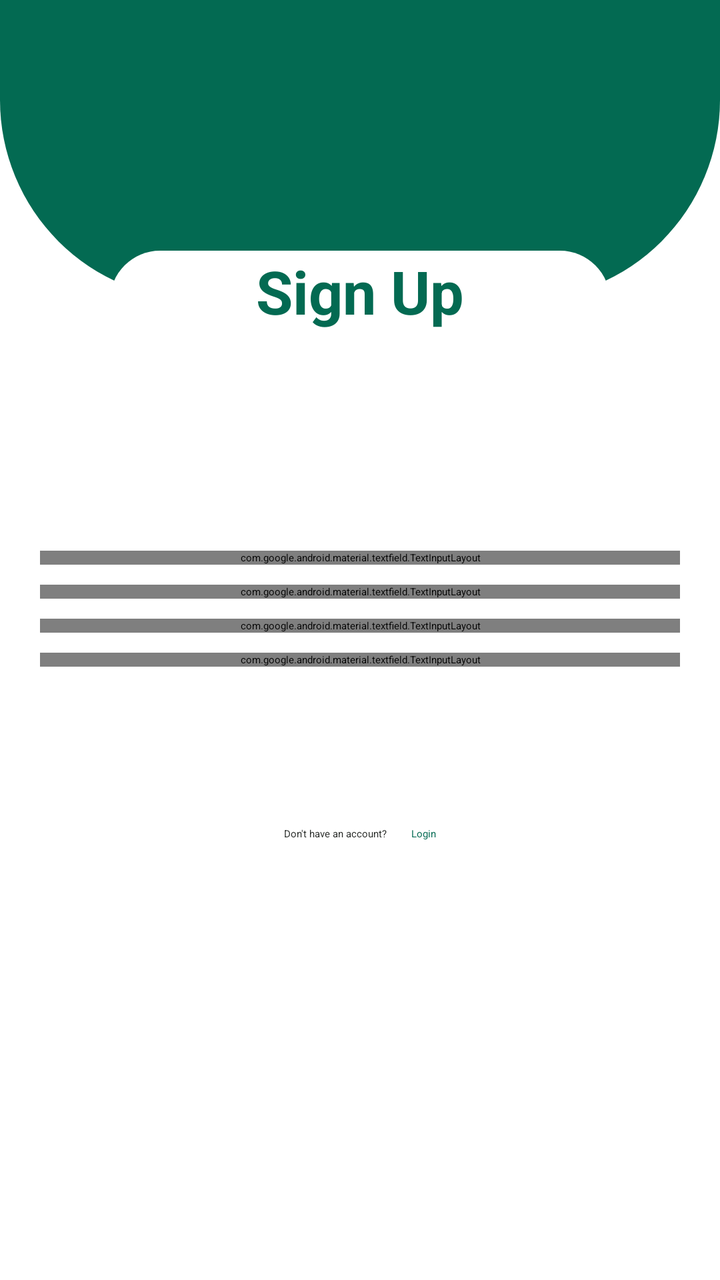
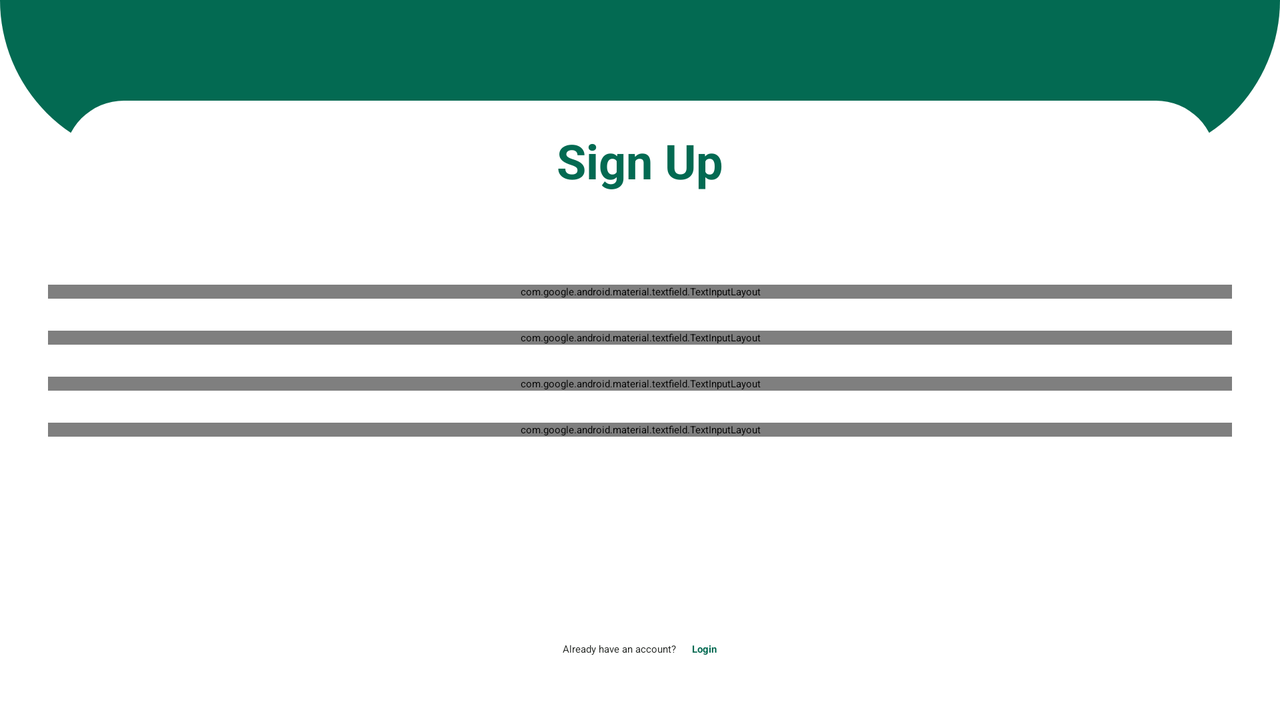

The same Android screen from two of the app's own layout files: first res/layout/ as a phone draws it, then the repository's variant for another configuration, drawn on a device whose configuration selects that folder. Both files follow.
<!-- AndroidManifest.xml: activity theme Theme.FirebaseApp -->
<!-- res/layout/activity_sign_up.xml -->
<?xml version="1.0" encoding="utf-8"?>
<ScrollView xmlns:android="http://schemas.android.com/apk/res/android"
    xmlns:app="http://schemas.android.com/apk/res-auto"
    xmlns:tools="http://schemas.android.com/tools"
    android:layout_width="match_parent"
    android:layout_height="match_parent"
    android:background="@color/white"
    tools:context=".SignUpActivity">

    <androidx.constraintlayout.widget.ConstraintLayout
        android:layout_width="match_parent"
        android:layout_height="wrap_content">

        <View
            android:id="@+id/view"
            android:layout_width="match_parent"
            android:layout_height="150dp"
            android:background="@drawable/background_draw"
            app:layout_constraintEnd_toEndOf="parent"
            app:layout_constraintHorizontal_bias="0.0"
            app:layout_constraintStart_toStartOf="parent"
            app:layout_constraintTop_toTopOf="parent" />

        <TextView
            android:id="@+id/signupTv"
            android:layout_width="250dp"
            android:layout_height="50dp"
            android:layout_marginTop="-25dp"
            android:background="@drawable/button_background"
            android:text="@string/signup"
            android:textAlignment="center"
            android:textColor="@color/backgroundColor"
            android:textSize="30sp"
            android:textStyle="bold"
            app:layout_constraintEnd_toEndOf="parent"
            app:layout_constraintStart_toStartOf="parent"
            app:layout_constraintTop_toBottomOf="@+id/view" />

        <LinearLayout
            android:layout_width="match_parent"
            android:layout_height="wrap_content"
            android:layout_marginTop="100dp"
            android:orientation="vertical"
            app:layout_constraintEnd_toEndOf="parent"
            app:layout_constraintStart_toStartOf="parent"
            app:layout_constraintTop_toBottomOf="@+id/signupTv">

            <TextView
                android:id="@+id/successErrorTv"
                android:layout_width="match_parent"
                android:layout_height="50dp"
                android:text=""
                android:layout_marginStart="20dp"
                android:layout_marginEnd="20dp"
                android:layout_marginBottom="10dp"
                android:gravity="center"
                android:textColor="@color/black"
                android:textSize="20sp"
                android:textStyle="italic"
                android:visibility="gone" />

            <com.google.android.material.textfield.TextInputLayout
                style="@style/OutlinedRoundedButton"
                android:layout_width="match_parent"
                android:layout_height="wrap_content"
                android:layout_gravity="center"
                android:hint="@string/username"
                android:layout_marginEnd="20dp"
                android:layout_marginStart="20dp"
                android:textAlignment="center"
                app:hintTextColor="@color/gray"
                app:startIconDrawable="@drawable/baseline_person_24">

                <com.google.android.material.textfield.TextInputEditText
                    android:id="@+id/username"
                    android:layout_width="match_parent"
                    android:layout_height="match_parent"
                    android:inputType="textEmailAddress"
                    android:textColor="@color/black"
                    android:textSize="20sp"
                    android:minHeight="60dp"/>

            </com.google.android.material.textfield.TextInputLayout>

            <com.google.android.material.textfield.TextInputLayout
                style="@style/OutlinedRoundedButton"
                android:layout_width="match_parent"
                android:layout_height="wrap_content"
                android:layout_gravity="center"
                android:layout_marginTop="10dp"
                android:hint="@string/email_address"
                android:layout_marginEnd="20dp"
                android:layout_marginStart="20dp"
                app:hintTextColor="@color/gray"
                app:startIconDrawable="@drawable/baseline_email_24">

                <com.google.android.material.textfield.TextInputEditText
                    android:id="@+id/email"
                    android:layout_width="match_parent"
                    android:layout_height="match_parent"
                    android:inputType="textEmailAddress"
                    android:textColor="@color/black"
                    android:textSize="20sp"
                    android:minHeight="60dp"/>

            </com.google.android.material.textfield.TextInputLayout>

            <com.google.android.material.textfield.TextInputLayout
                style="@style/OutlinedRoundedButton"
                android:layout_width="match_parent"
                android:layout_height="wrap_content"
                android:layout_gravity="center"
                android:layout_marginTop="10dp"
                android:hint="@string/password"
                android:layout_marginEnd="20dp"
                android:layout_marginStart="20dp"
                app:endIconMode="password_toggle"
                app:hintTextColor="@color/gray"
                app:startIconDrawable="@drawable/baseline_lock_24">

                <com.google.android.material.textfield.TextInputEditText
                    android:id="@+id/password"
                    android:layout_width="match_parent"
                    android:layout_height="match_parent"
                    android:inputType="textPassword"
                    android:textColor="@color/black"
                    android:textSize="20sp"
                    android:minHeight="60dp"/>

            </com.google.android.material.textfield.TextInputLayout>

            <com.google.android.material.textfield.TextInputLayout
                style="@style/OutlinedRoundedButton"
                android:layout_width="match_parent"
                android:layout_height="wrap_content"
                android:layout_gravity="center"
                android:layout_marginTop="10dp"
                android:hint="@string/confirm_password"
                android:layout_marginEnd="20dp"
                android:layout_marginStart="20dp"
                app:endIconMode="password_toggle"
                app:hintTextColor="@color/gray"
                app:startIconDrawable="@drawable/baseline_lock_24">

                <com.google.android.material.textfield.TextInputEditText
                    android:id="@+id/confirm_password"
                    android:layout_width="match_parent"
                    android:layout_height="match_parent"
                    android:inputType="textPassword"
                    android:textColor="@color/black"
                    android:textSize="20sp"
                    android:minHeight="60dp"/>

            </com.google.android.material.textfield.TextInputLayout>

            <Button
                android:id="@+id/signupBtn"
                android:layout_width="match_parent"
                android:layout_height="60dp"
                android:layout_gravity="center"
                android:layout_marginTop="10dp"
                android:layout_marginEnd="20dp"
                android:layout_marginStart="20dp"
                android:backgroundTint="@color/backgroundColor"
                android:text="@string/signup"
                android:textColor="@color/white"
                android:textStyle="bold" />

            <LinearLayout
                android:layout_width="match_parent"
                android:layout_height="wrap_content"
                android:layout_marginTop="10dp"
                android:gravity="center"
                android:orientation="horizontal">

                <TextView
                    android:layout_width="wrap_content"
                    android:layout_height="wrap_content"
                    android:text="@string/don_t_have_an_account"
                    android:textColor="@color/gray" />

                <TextView
                    android:id="@+id/navToLogin"
                    android:layout_width="wrap_content"
                    android:layout_height="wrap_content"
                    android:layout_marginStart="12dp"
                    android:text="@string/login"
                    android:textColor="@color/backgroundColor" />


            </LinearLayout>

        </LinearLayout>

    </androidx.constraintlayout.widget.ConstraintLayout>

</ScrollView>
<!-- resources referenced by this layout -->
<resources>
  <color name="backgroundColor">#036A52</color>
  <color name="black">#FF000000</color>
  <color name="gray">#252825</color>
  <color name="white">#FFFFFFFF</color>
  <!-- drawable background_draw (drawable) -->
  <?xml version="1.0" encoding="utf-8"?>
  <shape xmlns:android="http://schemas.android.com/apk/res/android">
      <solid android:color="@color/backgroundColor"/>
      <corners android:bottomLeftRadius="100dp"
              android:bottomRightRadius="100dp"/>
  
  </shape>
  <!-- drawable button_background (drawable) -->
  <?xml version="1.0" encoding="utf-8"?>
  <shape xmlns:android="http://schemas.android.com/apk/res/android"
      android:shape="rectangle">
  
      <size android:height="200dp"
          android:width="200dp"/>
      <solid android:color="@color/white"/>
      <corners android:radius="100dp"/>
  
  </shape>
  <string name="confirm_password">Confirm Password</string>
  <string name="don_t_have_an_account">Don\'t have an account?</string>
  <string name="email_address">Email Address</string>
  <string name="login">Login</string>
  <string name="password">Password</string>
  <string name="signup">Sign Up</string>
  <string name="username">Username</string>
  <style name="OutlinedRoundedButton" parent="Widget.MaterialComponents.TextInputLayout.OutlinedBox">
          <item name="boxBackgroundMode">outline</item>
          <item name="boxStrokeColor">@color/backgroundColor</item>
          <item name="android:textColorHint">@color/gray</item>
          <item name="boxStrokeWidth">2dp</item>
          <item name="boxCornerRadiusBottomStart">30dp</item>
          <item name="boxCornerRadiusBottomEnd">30dp</item>
          <item name="boxCornerRadiusTopEnd">30dp</item>
          <item name="boxCornerRadiusTopStart">30dp</item>
          <item name="startIconTint">@color/gray</item>
      </style>
  <!-- from res/values-v23/ -->
  <style name="Theme.FirebaseApp" parent="Base.Theme.FirebaseApp">
          
          <item name="android:navigationBarColor">@android:color/transparent</item>
          <item name="android:statusBarColor">@android:color/transparent</item>
          <item name="android:windowLightStatusBar">?attr/isLightTheme</item>
      </style>
</resources>
<!-- res/layout-land/activity_sign_up.xml (the repository's variant of the layout above) -->
<!-- drawn on the phone turned sideways -->
<?xml version="1.0" encoding="utf-8"?>
<androidx.constraintlayout.widget.ConstraintLayout
    xmlns:android="http://schemas.android.com/apk/res/android"
    xmlns:app="http://schemas.android.com/apk/res-auto"
    xmlns:tools="http://schemas.android.com/tools"
    android:layout_width="match_parent"
    android:layout_height="match_parent"
    android:background="@color/white"
    tools:context=".SignUpActivity">

    
    <View
        android:id="@+id/topDecorView"
        android:layout_width="0dp"
        android:layout_height="80dp"
        android:background="@drawable/background_draw"
        app:layout_constraintEnd_toEndOf="parent"
        app:layout_constraintStart_toStartOf="parent"
        app:layout_constraintTop_toTopOf="parent" />

    
    <TextView
        android:id="@+id/signupTv"
        android:layout_width="0dp"
        android:layout_height="60dp"
        android:layout_marginHorizontal="32dp"
        android:layout_marginTop="-30dp"
        android:background="@drawable/button_background"
        android:gravity="center"
        android:text="@string/signup"
        android:textColor="@color/backgroundColor"
        android:textSize="24sp"
        android:textStyle="bold"
        app:layout_constraintEnd_toEndOf="parent"
        app:layout_constraintStart_toStartOf="parent"
        app:layout_constraintTop_toBottomOf="@id/topDecorView" />

    
    <TextView
        android:id="@+id/statusMessage"
        android:layout_width="0dp"
        android:layout_height="wrap_content"
        android:layout_marginHorizontal="24dp"
        android:layout_marginTop="16dp"
        android:gravity="center"
        android:textSize="16sp"
        android:visibility="gone"
        app:layout_constraintEnd_toEndOf="parent"
        app:layout_constraintStart_toStartOf="parent"
        app:layout_constraintTop_toBottomOf="@id/signupTv" />

    
    <ScrollView
        android:id="@+id/formScrollView"
        android:layout_width="0dp"
        android:layout_height="0dp"
        android:layout_marginTop="16dp"
        android:fillViewport="true"
        app:layout_constraintBottom_toTopOf="@id/bottomNavLayout"
        app:layout_constraintEnd_toEndOf="parent"
        app:layout_constraintStart_toStartOf="parent"
        app:layout_constraintTop_toBottomOf="@id/statusMessage">

        <LinearLayout
            android:layout_width="match_parent"
            android:layout_height="wrap_content"
            android:orientation="vertical"
            android:padding="8dp">

            
            <com.google.android.material.textfield.TextInputLayout
                style="@style/OutlinedRoundedButton"
                android:layout_width="match_parent"
                android:layout_height="wrap_content"
                android:layout_marginHorizontal="16dp"
                android:layout_marginVertical="8dp"
                android:hint="@string/username"
                app:startIconDrawable="@drawable/baseline_person_24"
                app:hintTextColor="@color/gray">

                <com.google.android.material.textfield.TextInputEditText
                    android:id="@+id/usernameEt"
                    android:layout_width="match_parent"
                    android:layout_height="60dp"
                    android:inputType="textCapWords"
                    android:textColor="@color/black"
                    android:textSize="18sp" />
            </com.google.android.material.textfield.TextInputLayout>

            
            <com.google.android.material.textfield.TextInputLayout
                style="@style/OutlinedRoundedButton"
                android:layout_width="match_parent"
                android:layout_height="wrap_content"
                android:layout_marginHorizontal="16dp"
                android:layout_marginVertical="8dp"
                android:hint="@string/email_address"
                app:startIconDrawable="@drawable/baseline_email_24"
                app:hintTextColor="@color/gray">

                <com.google.android.material.textfield.TextInputEditText
                    android:id="@+id/emailEt"
                    android:layout_width="match_parent"
                    android:layout_height="60dp"
                    android:inputType="textEmailAddress"
                    android:textColor="@color/black"
                    android:textSize="18sp" />
            </com.google.android.material.textfield.TextInputLayout>

            
            <com.google.android.material.textfield.TextInputLayout
                style="@style/OutlinedRoundedButton"
                android:layout_width="match_parent"
                android:layout_height="wrap_content"
                android:layout_marginHorizontal="16dp"
                android:layout_marginVertical="8dp"
                android:hint="@string/password"
                app:endIconMode="password_toggle"
                app:startIconDrawable="@drawable/baseline_lock_24"
                app:hintTextColor="@color/gray">

                <com.google.android.material.textfield.TextInputEditText
                    android:id="@+id/passwordEt"
                    android:layout_width="match_parent"
                    android:layout_height="60dp"
                    android:inputType="textPassword"
                    android:textColor="@color/black"
                    android:textSize="18sp" />
            </com.google.android.material.textfield.TextInputLayout>

            
            <com.google.android.material.textfield.TextInputLayout
                style="@style/OutlinedRoundedButton"
                android:layout_width="match_parent"
                android:layout_height="wrap_content"
                android:layout_marginHorizontal="16dp"
                android:layout_marginVertical="8dp"
                android:hint="@string/confirm_password"
                app:endIconMode="password_toggle"
                app:startIconDrawable="@drawable/baseline_lock_24"
                app:hintTextColor="@color/gray">

                <com.google.android.material.textfield.TextInputEditText
                    android:id="@+id/confirmPasswordEt"
                    android:layout_width="match_parent"
                    android:layout_height="60dp"
                    android:inputType="textPassword"
                    android:textColor="@color/black"
                    android:textSize="18sp" />
            </com.google.android.material.textfield.TextInputLayout>

            
            <Button
                android:id="@+id/signupBtn"
                android:layout_width="match_parent"
                android:layout_height="60dp"
                android:layout_marginHorizontal="16dp"
                android:layout_marginTop="24dp"
                android:backgroundTint="@color/backgroundColor"
                android:text="@string/signup"
                android:textColor="@color/white"
                android:textSize="18sp"
                android:textStyle="bold" />
        </LinearLayout>
    </ScrollView>

    
    <LinearLayout
        android:id="@+id/bottomNavLayout"
        android:layout_width="match_parent"
        android:layout_height="wrap_content"
        android:layout_marginBottom="32dp"
        android:gravity="center"
        android:orientation="horizontal"
        app:layout_constraintBottom_toBottomOf="parent"
        app:layout_constraintEnd_toEndOf="parent"
        app:layout_constraintStart_toStartOf="parent">

        <TextView
            android:layout_width="wrap_content"
            android:layout_height="wrap_content"
            android:text="@string/already_have_an_account"
            android:textColor="@color/gray" />

        <TextView
            android:id="@+id/loginNavTv"
            android:layout_width="wrap_content"
            android:layout_height="wrap_content"
            android:layout_marginStart="8dp"
            android:text="@string/login"
            android:textColor="@color/backgroundColor"
            android:textStyle="bold" />
    </LinearLayout>

    
    <View
        android:id="@+id/loadingOverlay"
        android:layout_width="match_parent"
        android:layout_height="match_parent"
        android:background="@color/semi_transparent_black"
        android:visibility="gone" />

    
    <ProgressBar
        android:id="@+id/progressBar"
        style="?android:attr/progressBarStyleLarge"
        android:layout_width="wrap_content"
        android:layout_height="wrap_content"
        android:indeterminateTint="@color/backgroundColor"
        android:visibility="gone"
        app:layout_constraintBottom_toBottomOf="parent"
        app:layout_constraintEnd_toEndOf="parent"
        app:layout_constraintStart_toStartOf="parent"
        app:layout_constraintTop_toTopOf="parent" />

</androidx.constraintlayout.widget.ConstraintLayout>
<!-- resources referenced by the variant -->
<!-- as the phone turned sideways resolves them -->
<resources>
  <color name="backgroundColor">#036A52</color>
  <color name="black">#FF000000</color>
  <color name="gray">#252825</color>
  <color name="semi_transparent_black">#80000000</color>
  <color name="white">#FFFFFFFF</color>
  <!-- drawable background_draw (drawable) -->
  <?xml version="1.0" encoding="utf-8"?>
  <shape xmlns:android="http://schemas.android.com/apk/res/android">
      <solid android:color="@color/backgroundColor"/>
      <corners android:bottomLeftRadius="100dp"
              android:bottomRightRadius="100dp"/>
  
  </shape>
  <!-- drawable button_background (drawable) -->
  <?xml version="1.0" encoding="utf-8"?>
  <shape xmlns:android="http://schemas.android.com/apk/res/android"
      android:shape="rectangle">
  
      <size android:height="200dp"
          android:width="200dp"/>
      <solid android:color="@color/white"/>
      <corners android:radius="100dp"/>
  
  </shape>
  <string name="already_have_an_account">Already have an account?</string>
  <string name="confirm_password">Confirm Password</string>
  <string name="email_address">Email Address</string>
  <string name="login">Login</string>
  <string name="password">Password</string>
  <string name="signup">Sign Up</string>
  <string name="username">Username</string>
  <style name="OutlinedRoundedButton" parent="Widget.MaterialComponents.TextInputLayout.OutlinedBox">
          <item name="boxBackgroundMode">outline</item>
          <item name="boxStrokeColor">@color/backgroundColor</item>
          <item name="android:textColorHint">@color/gray</item>
          <item name="boxStrokeWidth">2dp</item>
          <item name="boxCornerRadiusBottomStart">30dp</item>
          <item name="boxCornerRadiusBottomEnd">30dp</item>
          <item name="boxCornerRadiusTopEnd">30dp</item>
          <item name="boxCornerRadiusTopStart">30dp</item>
          <item name="startIconTint">@color/gray</item>
      </style>
  <!-- from res/values-v23/ -->
  <style name="Theme.FirebaseApp" parent="Base.Theme.FirebaseApp">
          
          <item name="android:navigationBarColor">@android:color/transparent</item>
          <item name="android:statusBarColor">@android:color/transparent</item>
          <item name="android:windowLightStatusBar">?attr/isLightTheme</item>
      </style>
</resources>
